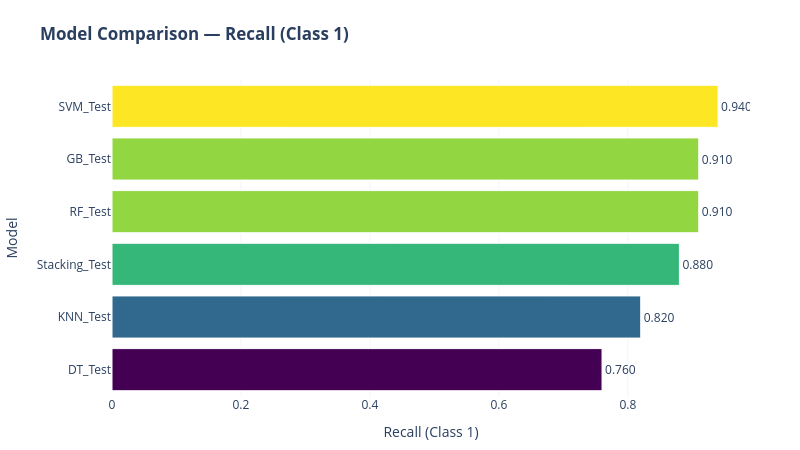

Notebook code cell kept with this figure:
### Markdown cell above
We visualize the Recall values for Class 1 (Heart Disease) across all models to select our champion model.

### Code cell
"""
(Main Code)
results = pd.concat([dt_evaluation, rf_evaluation, knn_evaluation, svm_evaluation, gb_evaluation, stack_evaluation])
results['recall_1'].sort_values().plot(kind='barh')
plt.show()
"""

# ── Model Comparison (PLOTLY PRO VERSION) ──
try:
    results = pd.concat([dt_evaluation, rf_evaluation, knn_evaluation, svm_evaluation, gb_evaluation, stack_evaluation])
    results_sorted = results.sort_values(by='recall_1')

    fig = go.Figure(go.Bar(
        x=results_sorted['recall_1'],
        y=results_sorted.index,
        orientation='h',
        marker=dict(
            color=results_sorted['recall_1'],
            colorscale='Viridis',
            line=dict(color='white', width=1)
        ),
        text=[f'{val:.3f}' for val in results_sorted['recall_1']],
        textposition='outside'
    ))

    fig.update_layout(
        title='<b>Model Comparison — Recall (Class 1)</b>',
        xaxis_title='Recall (Class 1)',
        yaxis_title='Model',
        height=450,
        width=800,
        margin=dict(l=100, r=50, t=80, b=50),
        plot_bgcolor='white'
    )
    fig.update_xaxes(showgrid=True, gridwidth=1, gridcolor='#F1F5F9')
    fig.show()
except NameError:
    print("Run the models above first to get evaluation results.")

### Figure 1 — Plotly figure (JSON) as saved in the notebook; plotly's stock layout.template omitted (floating-point values rounded to 4 significant figures)
{"data": [{"marker": {"color": [0.76, 0.82, 0.88, 0.91, 0.91, 0.94], "colorscale": [[0, "#440154"], [0.1111, "#482878"], [0.2222, "#3e4989"], [0.3333, "#31688e"], [0.4444, "#26828e"], [0.5556, "#1f9e89"], [0.6667, "#35b779"], [0.7778, "#6ece58"], [0.8889, "#b5de2b"], [1, "#fde725"]], "line": {"color": "white", "width": 1}}, "orientation": "h", "text": ["0.760", "0.820", "0.880", "0.910", "0.910", "0.940"], "textposition": "outside", "type": "bar", "x": [0.76, 0.82, 0.88, 0.91, 0.91, 0.94], "y": ["DT_Test", "KNN_Test", "Stacking_Test", "RF_Test", "GB_Test", "SVM_Test"]}], "layout": {"height": 450, "margin": {"b": 50, "l": 100, "r": 50, "t": 80}, "plot_bgcolor": "white", "title": {"text": "<b>Model Comparison — Recall (Class 1)</b>"}, "width": 800, "xaxis": {"gridcolor": "#F1F5F9", "gridwidth": 1, "showgrid": true, "title": {"text": "Recall (Class 1)"}}, "yaxis": {"title": {"text": "Model"}}}}
